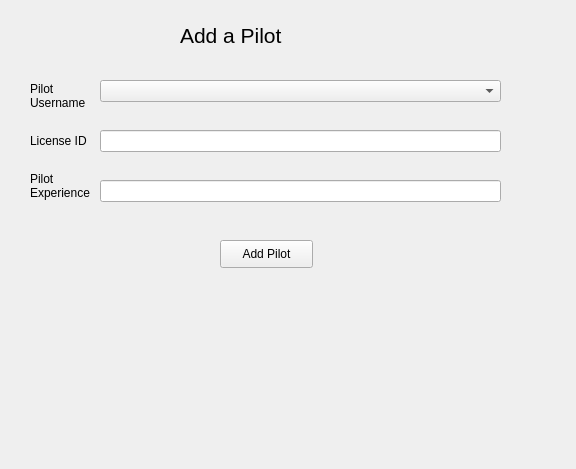
<?xml version="1.0" encoding="UTF-8"?>
<ui version="4.0">
 <class>Form</class>
 <widget class="QWidget" name="Form">
  <property name="geometry">
   <rect>
    <x>0</x>
    <y>0</y>
    <width>576</width>
    <height>469</height>
   </rect>
  </property>
  <property name="windowTitle">
   <string>Form</string>
  </property>
  <widget class="QLabel" name="label">
   <property name="geometry">
    <rect>
     <x>180</x>
     <y>-30</y>
     <width>181</width>
     <height>131</height>
    </rect>
   </property>
   <property name="font">
    <font>
     <pointsize>16</pointsize>
    </font>
   </property>
   <property name="text">
    <string>Add a Pilot</string>
   </property>
  </widget>
  <widget class="QLabel" name="label_3">
   <property name="geometry">
    <rect>
     <x>30</x>
     <y>130</y>
     <width>71</width>
     <height>21</height>
    </rect>
   </property>
   <property name="text">
    <string>License ID</string>
   </property>
  </widget>
  <widget class="QLineEdit" name="LicenseIDEntry">
   <property name="geometry">
    <rect>
     <x>100</x>
     <y>130</y>
     <width>401</width>
     <height>22</height>
    </rect>
   </property>
   <property name="text">
    <string/>
   </property>
  </widget>
  <widget class="QLabel" name="label_5">
   <property name="geometry">
    <rect>
     <x>30</x>
     <y>170</y>
     <width>71</width>
     <height>31</height>
    </rect>
   </property>
   <property name="text">
    <string>Pilot 
Experience</string>
   </property>
  </widget>
  <widget class="QLineEdit" name="ExperienceEntry">
   <property name="geometry">
    <rect>
     <x>100</x>
     <y>180</y>
     <width>401</width>
     <height>22</height>
    </rect>
   </property>
  </widget>
  <widget class="QLabel" name="label_6">
   <property name="geometry">
    <rect>
     <x>30</x>
     <y>80</y>
     <width>61</width>
     <height>31</height>
    </rect>
   </property>
   <property name="text">
    <string>Pilot 
Username</string>
   </property>
  </widget>
  <widget class="QPushButton" name="addPilot">
   <property name="geometry">
    <rect>
     <x>220</x>
     <y>240</y>
     <width>93</width>
     <height>28</height>
    </rect>
   </property>
   <property name="text">
    <string>Add Pilot</string>
   </property>
  </widget>
  <widget class="QComboBox" name="PilotUsername">
   <property name="geometry">
    <rect>
     <x>100</x>
     <y>80</y>
     <width>401</width>
     <height>22</height>
    </rect>
   </property>
  </widget>
 </widget>
 <resources/>
 <connections/>
</ui>
